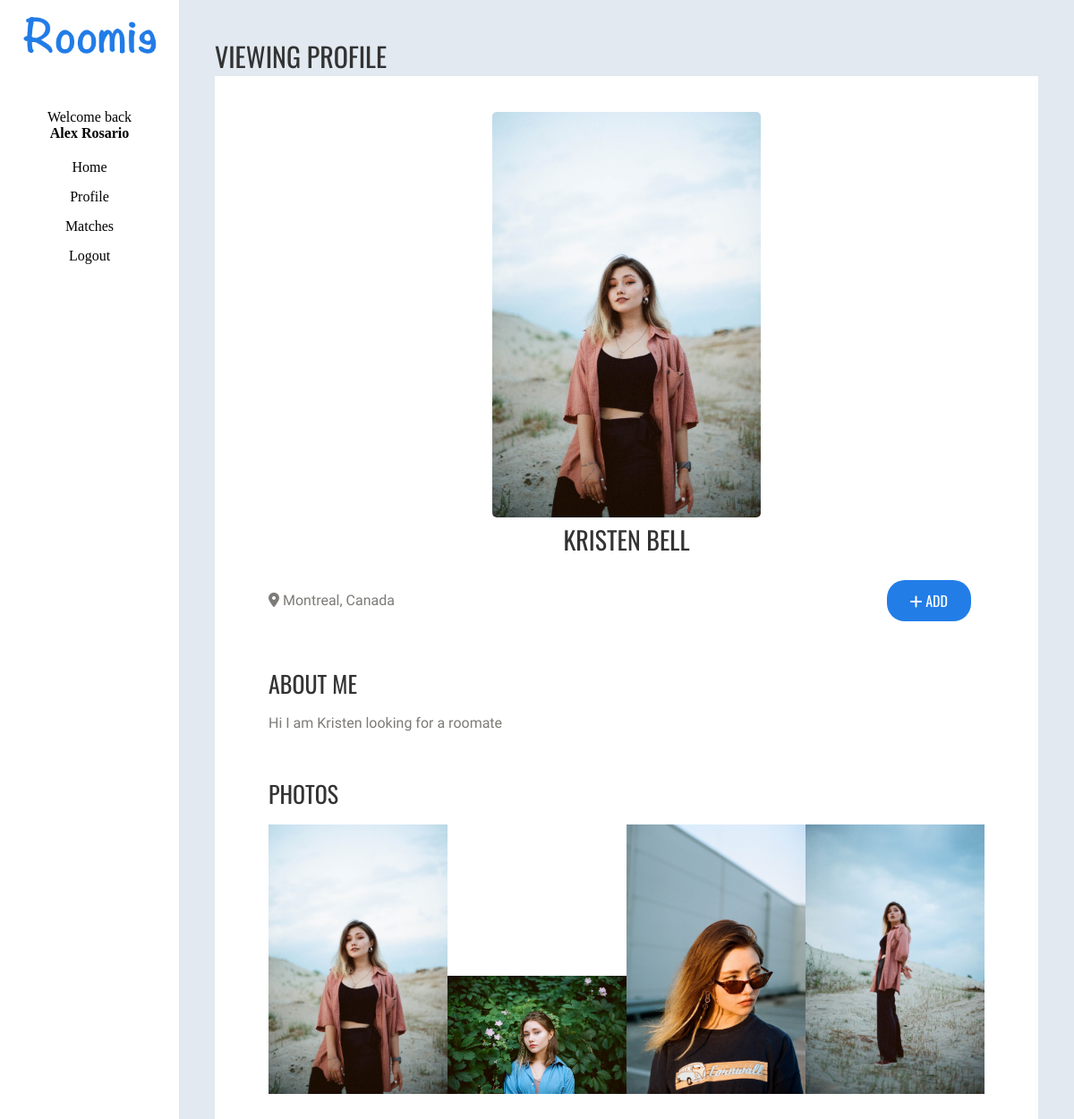
The app's page /viewProfile.php?profileId=4 (signed in) with its own data.
### tables this page shows
CREATE TABLE `profiles` (
  `id` int(11) NOT NULL,
  `emailAddress` varchar(255) NOT NULL,
  `password` varchar(255) NOT NULL,
  `fullName` varchar(255) NOT NULL,
  `genderId` int(11) NOT NULL,
  `bio` mediumtext NOT NULL,
  `location` varchar(255) NOT NULL
);

CREATE TABLE `photos` (
  `id` int(11) NOT NULL,
  `profilesId` int(11) NOT NULL,
  `filepath` varchar(255) NOT NULL,
  `description` varchar(255) NOT NULL
);

### libs/functions.php (called while the page is built, shortened)
<?php
    function connect(){
        return mysqli_connect("localhost", "sachinch_ecomu", "qwedsa@123", "sachinch_ecom");
    }
    function checkLoggedIn(){
        $user = selectOne("SELECT * FROM profiles WHERE id='".$_SESSION["profilesId"]."'");
        if($user){
        return $user;
        } else {
            header("location: index.php");
        }
    }
    function select($sql){
        $con = connect();
        $result = mysqli_query($con, $sql);
        $data = array();
        while($singleResult = mysqli_fetch_assoc($result)){
            $data[] = $singleResult;
        };
        return $data;
    }
    function selectOne($sql){
        $con = connect();
        $result = mysqli_query($con, $sql);
        $singleResult = mysqli_fetch_assoc($result);
        return $singleResult;
    }
?>

### viewProfile.php (the view, shortened to what this page needs)
<?php
include("libs/functions.php");
$loggedUser = checkLoggedIn();
include("common/header.php");
?>
<div class="wrapper">
    <?php
        include("common/nav.php");
    ?>
    <div class="contentWrapper">
        <h1>Viewing Profile</h1>
        <?php
            $sql = "SELECT
            profiles.id,
            profiles.fullName,
            profiles.emailAddress,
            profiles.bio, profiles.location,
            IF(profilelikes.id, 'true', 'false') as liked
            FROM profiles
            LEFT JOIN profilelikes ON
                profilelikes.nProfilesId=".$loggedUser["id"]." AND profilelikes.nLikedProfilesId=profiles.id
            WHERE profiles.id=".$_GET["profileId"];
            $profile = selectOne($sql);
            $sql = "SELECT * FROM photos WHERE profilesId='".$_GET["profileId"]."'";
            $profilePhotos = select($sql);
            $sql= "SELECT photos.filepath,photos.description FROM photos WHERE profilesId='".$_GET["profileId"]."'";
            $photo= selectOne($sql);
        ?>
        <div class="profileWrapper">
            <div class="profileWrapperInner">
                <div class="profilePic">
                    <img src="assets/<?=$photo["filepath"]?>" alt="<?=$photo["description"]?>">
                </div>
                <h2><?=$profile["fullName"]?></h2>
                <div class="sectionConnect">
                    <p><i class="fas fa-map-marker-alt"></i> <?=$profile["location"]?></p>
                    <div class="connect">
                        <?php
                            if($profile["liked"]=="true"){
                                ?>
                                <a class="cta-secondary" href="saveLike.php?profileId=<?=$_GET["profileId"]?>&action=unlike"><i class="fas fa-minus"></i> Added</i></a>
                            <?php
                            } else {
                                ?>
                                <a class="cta-primary" href="saveLike.php?profileId=<?=$_GET["profileId"]?>&action=like"><i class="fas fa-plus"></i> Add</i></a>
                                <?php
                            }
                        ?>
                    </div>
                </div>
                <div class="sectionBio">
                    <h3>About me</h3>
                    <p><?=$profile["bio"]?></p>
                </div>
                <div class="sectionGallery">
                    <h3>Photos</h3>
                    <div class="gallery">
                        <?php
                            foreach($profilePhotos as $photo){
                                echo '<img src="assets/'.$photo["filepath"].'" alt="'.$photo["description"].'"/>';
                            }
                        ?>
                    </div>
                </div>
            </div>
        </div>
    </div>
</div>
    <?php
        include("common/footer.php");
    ?>

### common/nav.php (shortened to what this page needs)
<header>
    <div id="navFlyout" class="flyouts">
        <div class="navigation">
            <div class="items">
                <div class="logo">
                    <img src="assets/logo.png" alt="Roomie logo">
                </div>
                <ul>
                    <li class="profileInfoText">
                        Welcome back <strong><?=$loggedUser["fullName"]?></strong>
                    </li>
                    <li>
                        <a href="listing.php">Home</a>
                    </li>
                    <li>
                        <a href="#">Profile</a>
                    </li>
                    <li>
                        <a href="matches.php">Matches</a>
                    </li>
                    <li>
                        <a href="logout.php">Logout</a>
                    </li>
                </ul>
            </div>
        </div>
    </div>
</header>

### css/site.css (style rules this page uses)
:root { --primary: #227DE7; --secondary: #333333; --tertiary: #e2e9f1; --background: #FFFFFF; --content: #7d7b77; --headlineOne: 'Oswald', sans-serif; --body: 'Quattrocento', serif; }
* { padding: 0px; margin: 0px; box-sizing: border-box; }
body, html { height: 100%; }
h1, h2 { font-family: var(--headlineOne); text-transform: uppercase; color: var(--secondary); font-size: 30px; font-weight: 400; }
h2 { font-size: 28px; }
h3 { font-family: var(--headlineOne); text-transform: uppercase; color: var(--secondary); font-size: 26px; font-weight: 400; }
p { font-family: var(--body); padding-top:7px; }
a { text-decoration: none; }
i { color: var(--secondary); }
.cta-primary { text-transform: uppercase; color: var(--background); background: var(--primary); font-family: var(--headlineOne); padding: 10px 25px; display: inline-block; transition: .3s linear .1s; margin-right: 15px; border-radius:20px; border: 1px solid transparent; }
#navFlyout .navigation { background: var(--background); position: fixed; top: 0px; text-align: center; width: 200px; max-width: 100%;; height: 100%; z-index: 97; display: block; left: 0%; }
#navFlyout .navigation .logo img { width: 150px; max-width: 100%; margin-top: 15px; }
#navFlyout .navigation a { color: var(--body); }
.contentWrapper { margin-left:200px; background: var(--tertiary); padding: 40px; height:100%; }
.profileInfoText strong { display: block; }
.profileInfoText { margin-bottom: 20px; margin-top: 40px; }
.navigation li a { margin-bottom: 15px; display: block; }
.wrapper { height: 100%; }
.profileWrapper { background: var(--background); text-align: center; padding: 40px 0; }
.profileWrapper .profilePic img { width:300px; max-width: 100%; border-radius: 5px; }
.profileWrapper .gallery img { width:200px; max-width: 100%; }
.profileWrapper .sectionConnect p { display: inline-block; }
.profileWrapper .profileWrapperInner { width:800px; max-width: 100%; margin: 0 auto; }
.profileWrapper .profileWrapperInner .sectionConnect { overflow: auto; }
.profileWrapper .profileWrapperInner .sectionConnect p { display: inline-block; line-height: 2; }
.profileWrapper .profileWrapperInner .sectionConnect p, .profileWrapper .profileWrapperInner .sectionConnect p i, .profileWrapper .profileWrapperInner .sectionBio p { color: var(--content); }
.profileWrapper .profileWrapperInner .sectionConnect .connect { display: inline-block; float: right; }
.profileWrapper .profileWrapperInner .sectionConnect .connect i { color: var(--primary); }
.profileWrapper .profileWrapperInner .sectionConnect, .profileWrapper .profileWrapperInner .sectionBio, .profileWrapper .profileWrapperInner .sectionGallery { padding: 25px 0; text-align: left; }
.profileWrapper .profileWrapperInner .sectionBio p { padding:0; }
.profileWrapper .profileWrapperInner .sectionBio h3, .profileWrapper .profileWrapperInner .sectionGallery h3 { padding-bottom:15px; }
.profileWrapper .profileWrapperInner .sectionConnect .connect a .fa-plus { color: #FFFFFF; }

### css/grid.css (style rules this page uses)
* { box-sizing: border-box; }

### records on screen
profiles: fullName "Alex Rosario"
photos: filepath (picture)
profiles: fullName "KRISTEN BELL", location "Montreal, Canada", bio "Hi I am Kristen looking for a roomate"
photos: filepath (picture)
photos: filepath (picture)
photos: filepath (picture)
